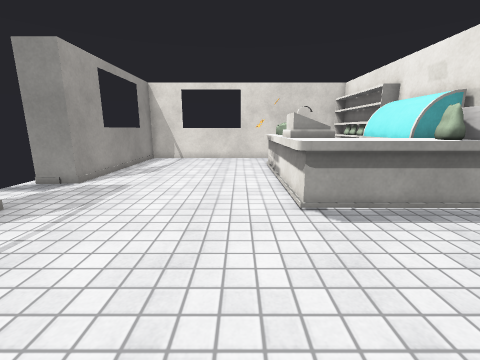
view 1 (above)

13 first-person views from a walk through a scene from a Unity 3-D project. The camera is 1.2 m above the floor, tilts 12° down and sees 90° across. The floor is counted in squares, 0.5 m on a side. Each view is taken from the middle of a square. On the plan, view 1 faces up. The plan holds only what a view shows up to about 17 squares ahead; the rest is blank. The place goes on beyond the plan. Some surface patterns are stand-ins.

view 2
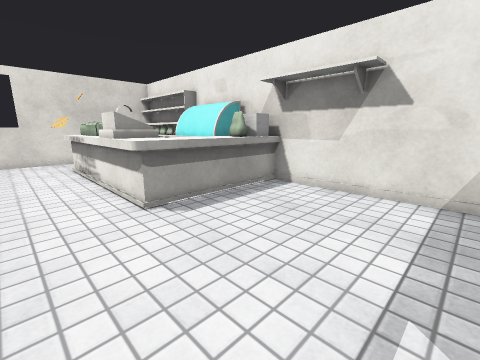

view 3
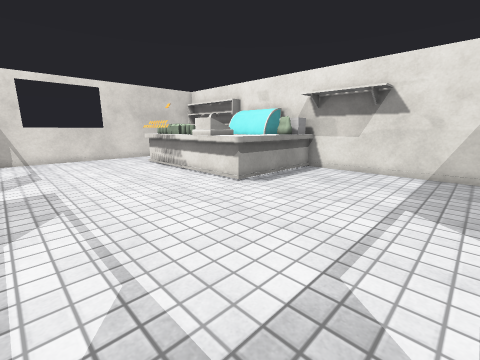

view 4
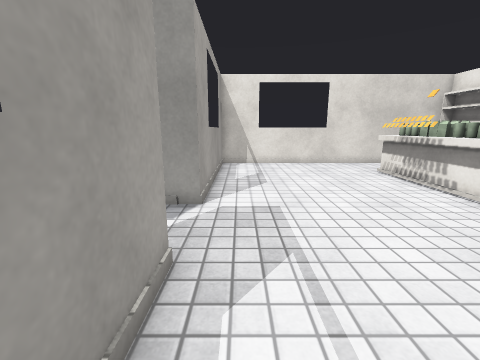

view 5
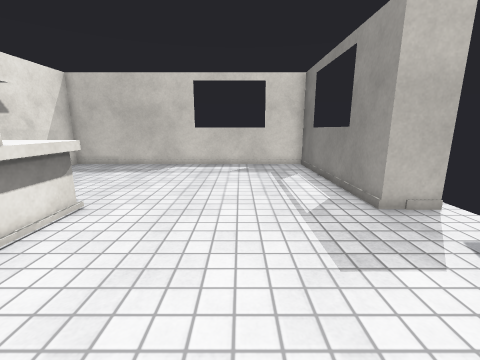

view 6
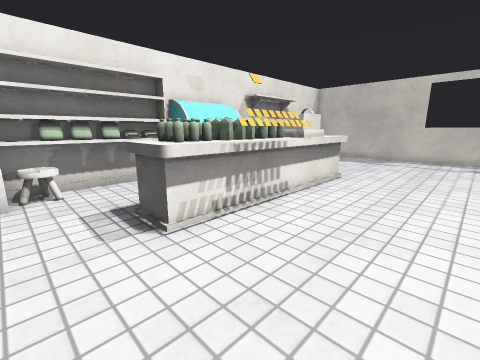

view 7
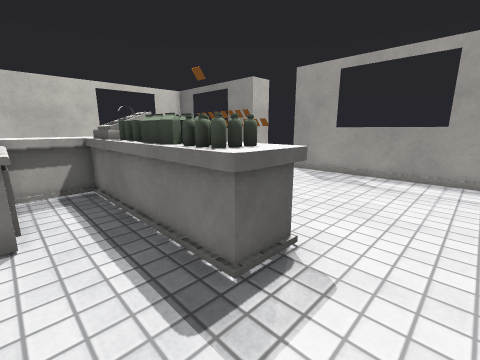

view 8
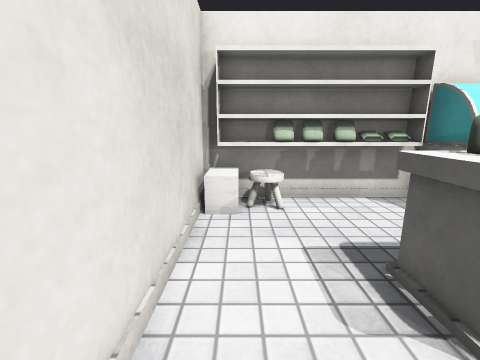

view 9
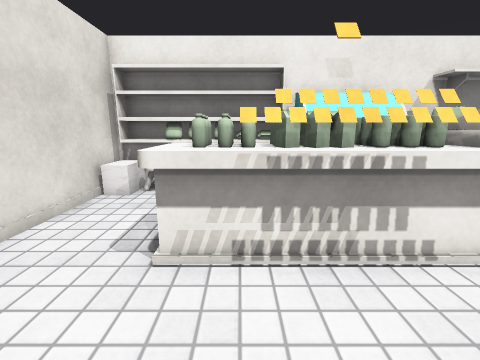

view 10
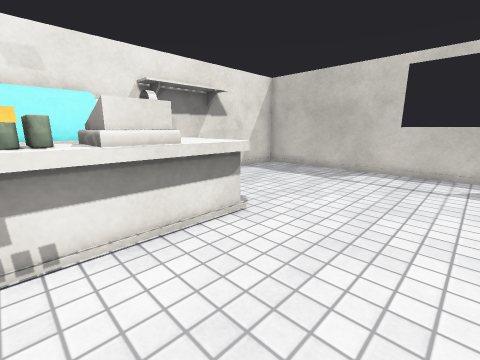

view 11
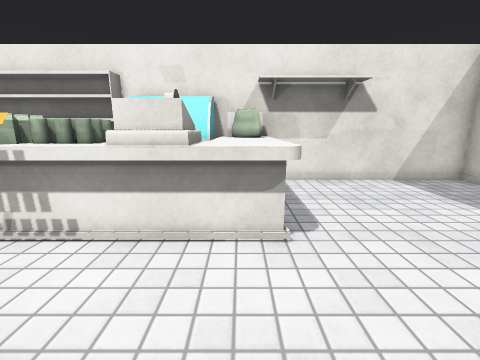

view 12
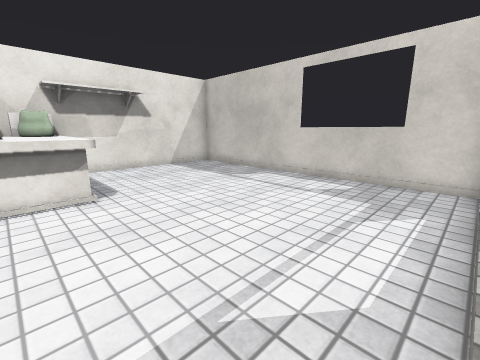

view 13
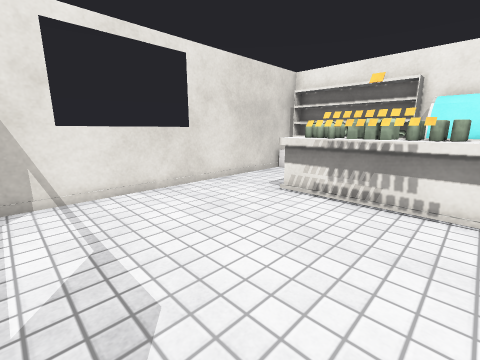

### Floor plan
Key: @ floor where view 1 was taken; # wall or solid block; . floor; B bottle; O other object.
Columns run from 9 left of view 1 to 9 right of it. Each row starts with its distance up from view 1.
 20   ##############O##
 19   #.............OO
 18   #.............OO
 17   #........OO....O#
 16   #........BBO...O#
 15   #.......OBBO...O#
 14   #.......OBBO...O#
 13   #.......OBBO.OOO#
 12   #.......OBBO.OOO
 11 ###........BBO.OOO
 10 ...........OOO.OOO
  9 ...........OOOOOOO#
  8 ...........OOOOOOOO
  7 ###........OOOOOOOO
  6   #..............##
  5   #..............##
  4   #..............#
  3   #..............#
  2   #..............#
  1   #..............#
  0   #......@.......#
 -1   #..............#
 -2   #..............#
 -3   ################

Where each view was taken, in squares from view 1:
view 1: 0 up, 0 right, facing up
view 2: 0 up, 1 left, facing up-right
view 3: 1 down, 6 left, facing up-right
view 4: 3 up, 6 left, facing up
view 5: 14 up, 3 left, facing down
view 6: 19 up, 3 left, facing down-right
view 7: 19 up, 6 right, facing down-left
view 8: 19 up, 0 right, facing right
view 9: 15 up, 2 left, facing right
view 10: 12 up, 3 left, facing down-right
view 11: 8 up, 3 left, facing right
view 12: 9 up, 7 left, facing down-right
view 13: 11 up, 6 left, facing up-right
